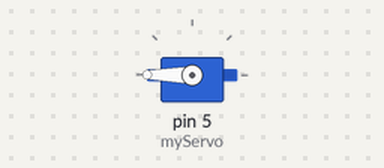
The sketch below on a simulated Arduino Uno, built with avr-gcc and run on an emulated ATmega328P. On the bench: servo.

Above: at 0.05 s.
Timing chart, 0 to 3.0 s (numbered marks = the images above):
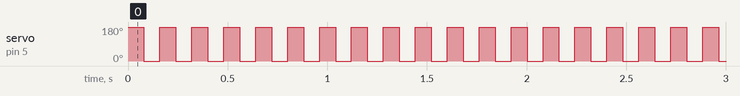

The sketch:

Prosthetic_arm.ino
```cpp
/*
  Purpose: Basic example of a 180deg Micro Servo connected via a Seead Screw Terminal
  Notes:
    1. Connect to a Digital Pin
    2. 180 Degree ROM 0-180 values
  Author: Ben Jones 13/7/23
  Contact: benjmain.jones21@det.nsw.edu.au
  Source: https://wiki.seeedstudio.com/Grove-Servo/
*/

#include <Servo.h>

Servo myServo;  // create servo object to control a servo

static unsigned int degreeOfMovement = 180;    // variable to read the value from the analog pin

void setup() {
  myServo.attach(5);  // attaches the servo on pin 9 to the servo object
}

void loop() {
  myServo.write(degreeOfMovement);                // sets the servo position according to the set value
  delay(80);                                       // waits for the servo to get there
  myServo.write(0);                               // returns the servo to 0
  delay(80);                                    // waits for the servo to get there
}
```

Measured:
- by itself, servo on pin 5 (myServo): alternates 180° for 0.08 s and 0° for 0.08 s
